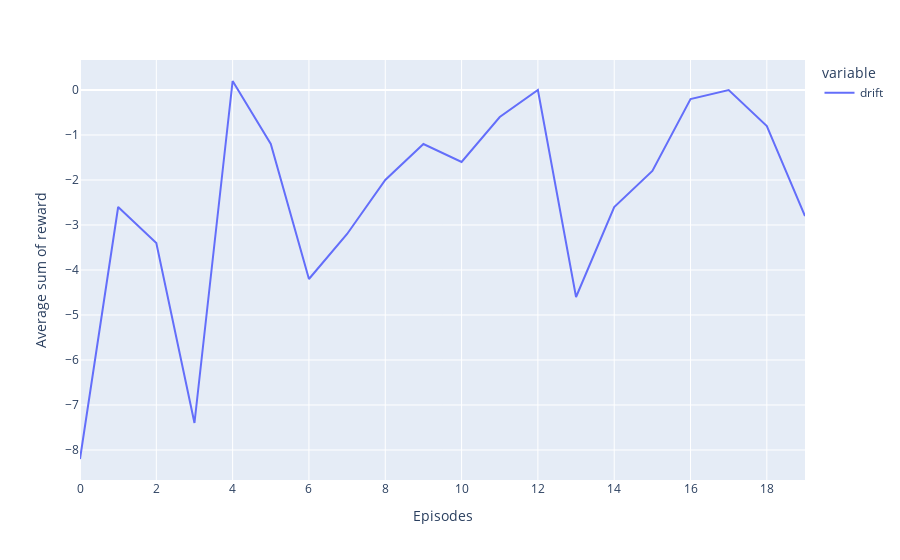

The cell this chart's notebook holds for it:
### Code cell
runs = 5 #repeat trainning process
episodes = 20
drift_ep = 5
DQag_drift = np.empty((episodes, runs))
#agent1 = run_qlearner(episodesT, 0.2, epsilon=0.1, alpha=0.2)[0]
for i in tqdm(range(runs)):
    agent = DQNAgent(state_dim, action_dim)
    DQag_drift[:, i] = run_agent(episodes,drift_ep=0)

data_eps1 = {'drift':np.apply_along_axis(np.mean, 1, DQag_drift) }
df_eps1 = pd.DataFrame(data=data_eps1)
#print(data_eps1)
#print(df_eps1.shape)
fug = px.line(data_eps1, y=['drift'])
fug.update_layout(xaxis_title = 'Episodes', yaxis_title = 'Average sum of reward')
fug.show()

### Figure 1 — Plotly figure (JSON) as saved in the notebook; plotly's stock layout.template omitted (floating-point values rounded to 4 significant figures)
{"data": [{"hovertemplate": "variable=drift<br>index=%{x}<br>value=%{y}<extra></extra>", "legendgroup": "drift", "line": {"color": "#636efa", "dash": "solid"}, "marker": {"symbol": "circle"}, "mode": "lines", "name": "drift", "orientation": "v", "showlegend": true, "type": "scatter", "x": [0, 1, 2, 3, 4, 5, 6, 7, 8, 9, 10, 11, 12, 13, 14, 15, 16, 17, 18, 19], "xaxis": "x", "y": [-8.2, -2.6, -3.4, -7.4, 0.2, -1.2, -4.2, -3.2, -2, -1.2, -1.6, -0.6, 0, -4.6, -2.6, -1.8, -0.2, 0, -0.8, -2.8], "yaxis": "y"}], "layout": {"legend": {"title": {"text": "variable"}, "tracegroupgap": 0}, "margin": {"t": 60}, "xaxis": {"anchor": "y", "domain": [0, 1], "title": {"text": "Episodes"}}, "yaxis": {"anchor": "x", "domain": [0, 1], "title": {"text": "Average sum of reward"}}}}
